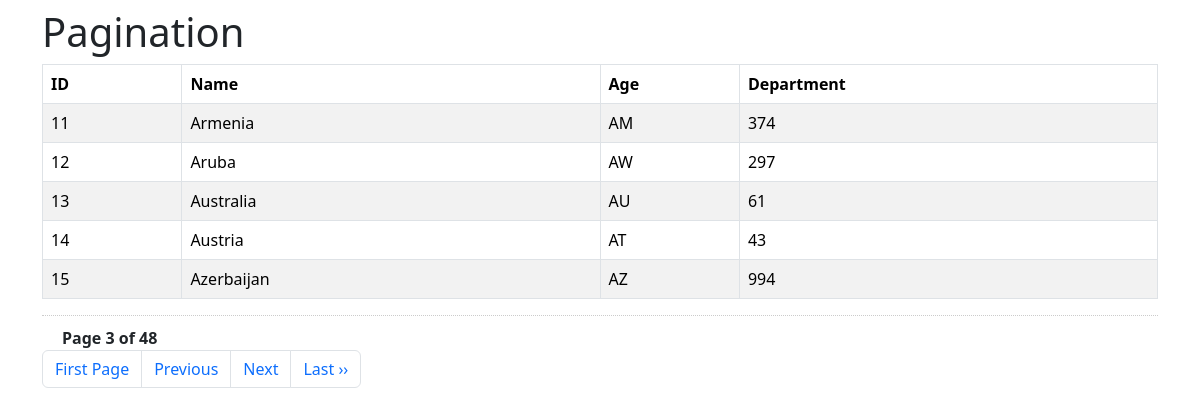
Screenshot of /version2.php?page_no=3 with the database file from the repository.
### tables this page shows
CREATE TABLE `country` (
  `id` int(11) NOT NULL,
  `iso` char(2) NOT NULL,
  `name` varchar(80) NOT NULL,
  `nicename` varchar(80) NOT NULL,
  `iso3` char(3) DEFAULT NULL,
  `numcode` smallint(6) DEFAULT NULL,
  `phonecode` int(5) NOT NULL
);

### version2.php (the view, shortened to what this page needs)
<html>
<head>
    <link href="https://cdn.jsdelivr.net/npm/bootstrap@5.3.2/dist/css/bootstrap.min.css" rel="stylesheet">
</head>
<body>
<?php
 $con = mysqli_connect('localhost', 'root', '');
 if (! $con) {
          die("Connection failed" . mysqli_connect_error());
 } else {
          mysqli_select_db($con, 'pagination');
 }
 if (isset($_GET['page_no']) && $_GET['page_no']!="") {
    $page_no = $_GET['page_no'];
    } else {
        $page_no = 1;
        }
    $total_records_per_page = 5;
    $offset = ($page_no-1) * $total_records_per_page;
    $previous_page = $page_no - 1;
    $next_page = $page_no + 1;
    $result_count = mysqli_query(
    $con,
    "SELECT COUNT(*) As total_records FROM `country`"
    );
    $total_records = mysqli_fetch_array($result_count);
    $total_records = $total_records['total_records'];
    $total_no_of_pages = ceil($total_records / $total_records_per_page);
    ?>
    <div class="container">
    <h1 class="my-2">Pagination</h1>
    <table class="table table-striped table-bordered">
    <thead>
        <tr>
        <th style='width:50px;'>ID</th>
        <th style='width:150px;'>Name</th>
        <th style='width:50px;'>Age</th>
        <th style='width:150px;'>Department</th>
        </tr>
        </thead>
    <tbody>
        <?php
            $result = mysqli_query(
                $con,
                "SELECT * FROM `country` LIMIT $offset, $total_records_per_page"
                );
            while($row = mysqli_fetch_array($result)){
                echo "<tr>
                <td>".$row['id']."</td>
                <td>".$row['nicename']."</td>
                <td>".$row['iso']."</td>
                <td>".$row['phonecode']."</td>
                </tr>";
                    }
        ?>
    </tbody>
    </table>
    <div style='padding: 10px 20px 0px; border-top: dotted 1px #CCC;'>
    <strong>Page <?php echo $page_no." of ".$total_no_of_pages; ?></strong>
    </div>
 <ul class="pagination">
<?php if($page_no > 1){
echo "<li class='page-item'><a class='page-link' href='?page_no=1'>First Page</a></li>";
} ?>
<li class="page-item" <?php if($page_no <= 1){ echo "class='disabled'"; } ?>>
<a class="page-link" <?php if($page_no > 1){
echo "href='?page_no=$previous_page'";
} ?>>Previous</a>
</li>
<li class="page-item" <?php if($page_no >= $total_no_of_pages){
echo "class='disabled'";
} ?>>
<a class="page-link" <?php if($page_no < $total_no_of_pages) {
echo "href='?page_no=$next_page'";
} ?>>Next</a>
</li>
<?php if($page_no < $total_no_of_pages){
echo "<li class='page-item' ><a class='page-link' href='?page_no=$total_no_of_pages'>Last &rsaquo;&rsaquo;</a></li>";
} ?>
</ul>
</div>
</body>
</html>

### rows the page displays
country: id "11", nicename "Armenia", iso "AM", phonecode "374"
country: id "12", nicename "Aruba", iso "AW", phonecode "297"
country: id "13", nicename "Australia", iso "AU", phonecode "61"
country: id "14", nicename "Austria", iso "AT", phonecode "43"
country: id "15", nicename "Azerbaijan", iso "AZ", phonecode "994"

### other values shown
$page_no "3"
$total_no_of_pages "48"
